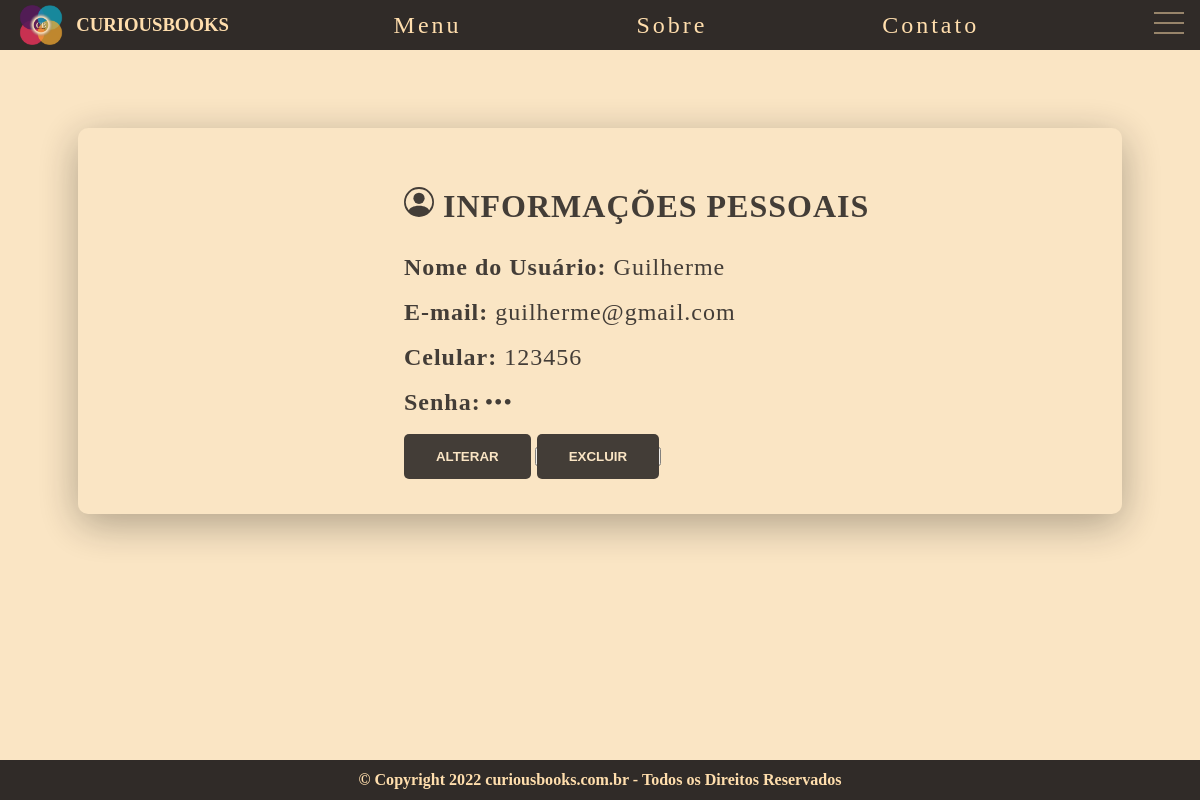
/html-php/meuperf.php (signed in), run on the app's committed database.
### tables this page shows
CREATE TABLE `cad_usuario` (
  `id` int(10) NOT NULL,
  `nome` varchar(100) NOT NULL,
  `email` varchar(150) NOT NULL,
  `telefone` varchar(15) NOT NULL,
  `senha` varchar(20) NOT NULL,
  `admin2` tinyint(1) NOT NULL DEFAULT '0'
);

### html-php/meuperf.php (the view, shortened to what this page needs)
<!DOCTYPE html>
<html lang="pt-br">
<head>
    <link rel="stylesheet" href="../css/style.CSS">
</head>
<body>
    <div class="container">
        <header class="header">
            <div class="logo">
                <img src="../imgs/logo.png" alt="Logotipo do curiousbooks" width="50" height="40">
                <a href="index.php"><h3>CURIOUSBOOKS</h3></a>
            </div>
            <a class="active" href="index.php"><label>Menu</label></a>
            <a href="sobre.html"><label>Sobre</label></a>
            <a href="contato.html"><label>Contato</label></a>
            <div class="icon-menu">
                <svg width="30" height="30" viewBox="0 0 30 30" fill="none" xmlns="http://www.w3.org/2000/svg">
                    <line class="firstline" x1="0" y1="5" x2="37" y2="5" stroke="#FFDEAD"/>
                    <line class="secondline" y1="15" x2="30" y2="15" stroke="#FFDEAD"/>
                    <line class="thirdline" y1="25" x2="37" y2="25" stroke="#FFDEAD"/>
                </svg>
            </div>
        </header>
    <div class="content">
        <div class="page">
                    <?php
                    $id = @$_SESSION['id'];
                    include_once('conexao.php');
                    $consulta = "SELECT * FROM cad_usuario WHERE id = '$id'";
                    $resultado = @mysqli_query($mysqli, $consulta);
                    while ($dados = mysqli_fetch_array($resultado, MYSQLI_ASSOC))
                    {
                    ?>
                <form action="biblio.php" name="info-book">
                    <section class="dados">
                        <div class="dados-text">
                            <div class="full-box">
                                <label><h1> INFORMAÇÕES PESSOAIS</h1>
                                </label>
                            </div>
                            <br>
                            <br>
                            <div class="full-box">
                                <label>Nome do Usuário: </label>
                                <input type="text" name="nome" value="<?php echo $dados['nome']; ?>" readonly>
                            </div>
                            <br>
                            <div class="half-box spacing">
                                <label>E-mail: </label>
                                <input type="text" name="email" value="<?php echo $dados['email']; ?>" readonly>
                            </div>
                            <br>
                            <div class="half-box spacing">
                                <label>Celular: </label>
                                <input type="text" name="fone" value="<?php echo $dados['telefone']; ?>" readonly>
                            </div>
                            <br>
                            <div class="half-box">
                                <label>Senha:</label>
                                <input type="password" name="senha" value="<?php echo $dados['senha']; ?>" readonly>
                            </div>
                            <br>
                            <a href="biblio.php?id=<?php echo $dados['id'];?>"><button class="button" type="submit">Alterar</button></a>
                            <button><a href="excluirP.php?id=<?php echo $dados['id'];?>">Excluir</a></button>
                        </div>
                    </section>
                </form>
                <?php } ?>
            </div>
        </div>
        <footer>
            <h6>&copy; Copyright 2022 curiousbooks.com.br - Todos os Direitos Reservados</h6>
        </footer>
    </div>
</body>
</html>

### html-php/meuperf.php (style rules this page uses)
.dados { width: 100%; color: #fae5c4; }
.dados-text { margin: 5%; background: #fae5c4; border-radius: 10px; padding: 3%; padding-left: 25%; color: #fae5c4; opacity: 0.9; box-shadow: 0px 10px 40px #00000056; }
.dados-text input { color: #302B28; letter-spacing: 1px; line-height: 24px; font-size: 1.5rem; width: 100%; max-width: 60%; border: none; background: none; font-family: Georgia; }
.dados-text label { color: #302B28; letter-spacing: 1px; line-height: 24px; font-size: 1.5rem; font-family: Georgia; font-weight: bold; margin-left: 5%; }
.dados-text label h1 { color: #302B28; letter-spacing: 1px; line-height: 24px; font-size: 2rem; font-family: Georgia; font-weight: bold; margin-left: 5%; }
.dados-text a button { background-color:#302B28; color: #fae5c4; text-decoration: none; border: 2px solid transparent; font-weight: bold; padding: 13px 30px; border-radius: 5px; transition: .4s; text-transform: uppercase; cursor: pointer; }
button a { background-color:#302B28; color: #fae5c4; text-decoration: none; border:none; border: 2px solid transparent; font-weight: bold; padding: 13px 30px; border-radius: 5px; transition: .4s; text-transform: uppercase; cursor: pointer; }
button:nth-child(1) { margin-left: 5%; }

### data on the page
cad_usuario: nome "Guilherme", email "guilherme@gmail.com", fone "123456"
